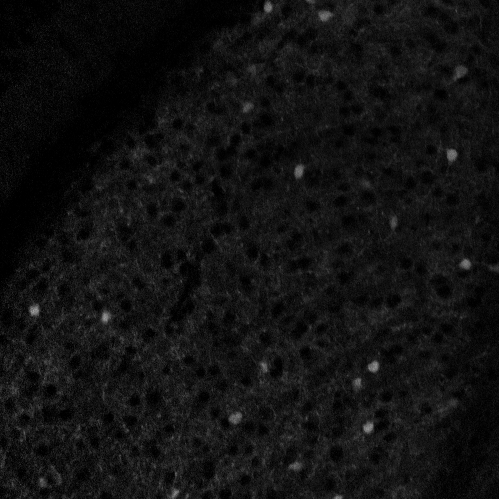
#> input picture TestSection/Stitched_Z281.tif, 998 x 998 px (shown at 1/2 size); its folder holds only this picture in this run
$ python cctn_v2.py   (Python 2 division)   (older library calls are emulated)
#> lines starting #> are read from the running program, lines starting #| are printed output that depends on the picture; after the words box and inside, x2 and y2 are one past the last pixel; in counts of white or black regions, pixels touching at a corner belong together
### cctn/filters/rollingballfilt.py
import numpy as np
import scipy.ndimage as ndi
from scipy.ndimage._ni_support import _normalize_sequence

def rolling_ball_filter(data, ball_radius, spacing=None, top=False, **kwargs):
    """Rolling ball filter implemented with morphology operations

    This implenetation is very similar to that in ImageJ and uses a top hat transform
    with a ball shaped structuring element
    https://en.wikipedia.org/wiki/Top-hat_transform

    Parameters
    ----------
    data : ndarray type uint8
        image data (assumed to be on a regular grid)
    ball_radius : float
        the radius of the ball to roll
    spacing : int or sequence
        the spacing of the image data
    top : bool
        whether to roll the ball on the top or bottom of the data
    kwargs : key word arguments
        these are passed to the ndimage morphological operations

    Returns
    -------
    data_nb : ndarray
        data with background subtracted as uint8
    bg : ndarray
        background that was subtracted from the data
    """
    data = data.astype(np.int16)
    ndim = data.ndim
    if spacing is None:
        spacing = _normalize_sequence(1, ndim)
    else:
        spacing = _normalize_sequence(spacing, ndim)

    radius = np.asarray(_normalize_sequence(ball_radius, ndim))
    mesh = np.array(np.meshgrid(*[np.arange(-r, r + s, s) for r, s in zip(radius, spacing)], indexing="ij"))
    structure = 2 * np.sqrt(2 - ((mesh / radius.reshape(-1, *((1,) * ndim)))**2).sum(0))
    structure[~np.isfinite(structure)] = 0
    if not top:
        # ndi.white_tophat(y, structure=structure, output=background)
        background = ndi.grey_erosion(data, structure=structure, **kwargs)
        background = ndi.grey_dilation(background, structure=structure, **kwargs)
    else:
        # ndi.black_tophat(y, structure=structure, output=background)
        background = ndi.grey_dilation(data, structure=structure, **kwargs)
        background = ndi.grey_erosion(background, structure=structure, **kwargs)

    data_corr = data - background
    data_corr[data_corr<0] = 0

    return data_corr.astype(np.uint8), background.astype(np.uint8)

### cctn/filters/circthresh.py
#============================================================================================
# Circularity Based Thresholding Function
# Author: Gerald M
#
# This function returns the threshold at which the image has the highest mean circularity.
#============================================================================================

import scipy.ndimage
from scipy.optimize import curve_fit
import numpy as np
import math, csv
from multiprocessing import Pool, cpu_count, Array, Manager
from functools import partial
from skimage.measure import regionprops, label
from PIL import Image
import matplotlib.pyplot as plt

def func(x, a, x0, sigma):
    return a*np.exp(-(x-x0)**2/(2*sigma**2))

def circularity(thresh, A, SIZE):
    A_thresh = (A>thresh).astype(int)
    A_thresh = scipy.ndimage.morphology.binary_fill_holes(A_thresh).astype(int)

    #Image.fromarray(A_thresh.astype(float)).save('/Users/gm515/Desktop/temp/circ/'+str(thresh)+'.tif')

    A_label = label(A_thresh, connectivity=A_thresh.ndim)

    # Find circularity
    circfunc = lambda r: (4 * math.pi * r.area) / (r.perimeter * r.perimeter)

    circ = [circfunc(region) for region in regionprops(A_label) if region.area>SIZE and region.area<SIZE*10 and region.perimeter>0]

    if len(circ)>0:
        return np.mean(np.array(circ))
    else:
        return 0.

def circthresh(A,SIZE,THRESHLIM):
    thresh_int = 2
    thresh_all = np.arange(np.min(A),np.max(A),thresh_int)

    # Get mean circularity
    pool = Pool(cpu_count())
    circ_all = np.squeeze(np.array([pool.map(partial(circularity, A=A, SIZE=SIZE), thresh_all)]), axis=0)
    pool.close()
    pool.join()

    # Fit a polynomial and find optimum threshold where circualrity measures are grater than 1
    # func = np.polyfit(thresh_all[circ_all>0], circ_all[circ_all>0], 2)
    # yfit = np.poly1d(func)
    # print yfit(thresh_all[circ_all>0])

    plot = False
    if plot:
        plt.figure()
        plt.plot(thresh_all, circ_all, 'xb')
        plt.plot(thresh_all[circ_all>0], yfit(thresh_all[circ_all>0]), '-r')
        plt.savefig('/Users/gm515/Desktop/test/fig.png')

    #T = thresh_all[np.where(yfit(thresh_all[circ_all>0]) == np.max(yfit(thresh_all[circ_all>0])))]
    T = thresh_all[np.argmax(circ_all>0.8)]

    # If threshold from fit is less than minimum threshold limit, set optimum threshold to minimum
    if T<THRESHLIM:
        T = THRESHLIM

    return T

### cctn/cctn_v2.py
#============================================================================================
# Cell Counting in Target Nuclei Script
# Author: Gerald M
#
# This script performs automated cell counting in anatomical structures of interest, or a
# a stack of TIFFs. It works by first determining an ideal threshold based on the circularity
# of objects. Then by tracking cells/objects over multiple layers to account for oversampling.
# The output provides a list of coordinates for identified cells. This should then be fed
# into the image predictor to confirm whether objects are cells or not.
#
# Version 2 - v2
# This version differes from original by removing all empty rows and columns to further
# crop each image. In addition, a rolling ball background subtration is used to remove
# uneven background and generally help the cell segmentation process.
#
# Instructions:
# 1) Go to the user defined parameters from roughly line 80
# 2) Make changes to those parameters as neccessary
# 3) Execute the code in a Python IDE
#============================================================================================

################################################################################
## Module import
################################################################################

import os, time, numpy, math, json, warnings, csv, sys, collections, cv2
import numpy as np
import nibabel as nib
import matplotlib.pyplot as plt
import scipy.misc as sc
import scipy.ndimage as ndimage
from filters.gaussmedfilt import gaussmedfilt
from filters.medfilt import medfilt
from filters.circthresh import circthresh
from skimage.measure import regionprops, label
from PIL import Image
from skimage import io
from natsort import natsorted
from filters.rollingballfilt import rolling_ball_filter

os.environ['TF_CPP_MIN_LOG_LEVEL']='2'
warnings.simplefilter('ignore', Image.DecompressionBombWarning)
Image.MAX_IMAGE_PIXELS = 1000000000

################################################################################
## Function definitions
################################################################################

def distance(a, b):
    return (a[0] - b[0])**2  + (a[1] - b[1])**2

# [30 lines left out: functions get_children, get_structure, not called in this run]

if __name__ == '__main__':
    ################################################################################
    ## User defined parameters - please fill in the parameters in this section only
    ################################################################################

    # Do you want to use a mask taken from a registered segmentation atlas
    mask = False

    # Do you want to perform over sampling correction?
    # Cells within a radius on successive images will be counted as one cell
    over_sample = True

    # The following is redundant and will be included when considering volume and density
    # xy_res = 10
    # z_res = 5

    # If you are using a mask, input the mask path and the structures you want to count within
    # E.g. 'LGd, LGv, IGL, RT'
    if mask:
        mask_path = '/mnt/TissueCyte80TB/181012_Gerald_KO/ko-Mosaic/SEGMENTATION_RES.tif'
        structure_list = 'LGd'#,LGv,IGL,RT,LP,VPM,VPL,APN,ZI,LD'

    # Input details for the cell morphology
    # Can be left as default values
    size = 85.
    radius = 12.

    # Input the directory path of the TIFF images for counting
    count_path = '../TestSection'

    # Of the images in the above directory, how many will be counted?
    # Number of files [None,None] for all, or [start,end] for specific range
    number_files = [1,1]

    # Do you want to use the custom donut median filter?
    use_medfilt = False

    # For the circularity threshold, what minimum background threshold should be set
    # You can estimate this by loading an image in ImageJ, perform a gaussian filter radius 3, then perform a rolling ball background subtraction radius 8, and choose a threshold which limits remaining background signal
    bg_thresh = 5

    ################################################################################
    ## Initialisation
    ################################################################################

    # Create directory to hold the counts in same folder as the images
    if not os.path.exists(count_path+'/counts'):
        os.makedirs(count_path+'/counts')

    # List of files to count
    count_files = []
    count_files += [each for each in os.listdir(count_path) if each.endswith('.tif')]
    count_files = natsorted(count_files)
    if number_files[0] != None:
        count_files = count_files[number_files[0]-1:number_files[1]]
    print 'Counting in files: '+count_files[0]+' to '+count_files[-1]

    ################################################################################
    ## Retrieving structures IDs
    ################################################################################

    if mask:
        #path = raw_input('NII/TIFF file path (drag-and-drop): ').rstrip()
        file, extension = os.path.splitext(mask_path)
        if extension == '.nii':
            seg = nib.load(mask_path).get_data()
        else:
            seg = io.imread(mask_path)
        print 'Loaded segmentation data'

    ids = []
    acr = []
    if mask:
        anno_file = json.load(open('2017_annotation_structure_info.json'))
        structure_list = [x.strip() for x in structure_list.lower().split(",")]
        for elem in structure_list:
            a, i = get_structure(anno_file['children'], elem)[1:]
            ids.extend(i)
            acr.extend(a)
    else:
        ids.extend('none')
        acr.extend('none')
    print 'Counting in structures: '+str(acr)

    ################################################################################
    ## Counting
    ################################################################################

    tstart = time.time()

    temp = Image.open(count_path+'/'+count_files[0])
#> temp is the input picture: PIL image 998x998 L; min 0, max 184, mean 17.6
    temp_size = temp.size
    temp = None
    if mask:
        scale = float(temp_size[1])/seg[1].shape[0]

    structure_index = 0

    for name, structure in zip(acr,ids):
        print 'Counting in '+str(name)
        proceed = True

        # Dictionary to store centroids - each key is a new slice number
        total_cells = dict()

        ################################################################################
        ## Obtain crop information for structure if mask required
        ################################################################################
        if mask:
            index = np.array([[],[],[]])
            if structure in seg:
                index = np.concatenate((index, np.array(np.nonzero(structure == seg))), axis=1)
            else:
                proceed = False

            if index.size > 0:
                zmin = int(index[0].min())
                zmax = int(index[0].max())
            else:
                proceed = False
        else:
            zmin = 0
            zmax = len(count_files)

        ################################################################################
        ## Check whether to proceed with the count
        ################################################################################
        if proceed:
            ################################################################################
            ## Loop through slices based on cropped boundaries
            ################################################################################
            for slice_number in range(zmin,zmax):
                # Load image and convert to dtype=float and scale to full 255 range
                image = Image.open(count_path+'/'+count_files[slice_number])
                image = np.array(image).astype(float)
                image = np.multiply(np.divide(image,np.max(image)), 255.)

                # Apply mask if required
                if mask:
                    mask_image = np.array(Image.fromarray(seg[slice_number]).resize(tuple([int(x) for x in temp_size]), Image.NEAREST))
                    mask_image[mask_image!=structure] = 0
                    image[mask_image==0] = 0

                    # Crop image with idx
                    mask_image = image>0
                    idx = np.ix_(mask_image.any(1),mask_image.any(0))
                    mask_image = None
                    row_idx = idx[0].flatten()
                    col_idx = idx[1].flatten()
                    image = image[idx]
                    #Image.fromarray(np.uint8(image)*255).save('/home/gm515/Documents/Temp4/Z_'+str(slice_number)+'.tif')

                # Perform gaussian donut median filter
                if use_medfilt:
                    image = gaussmedfilt(image, 3, 1.5)
                else:
                    image = ndimage.gaussian_filter(image, sigma=(3, 3))

                if image.shape[0] != 0 and np.max(image) != 0.:
                    #image = np.multiply(np.divide(image, np.max(image)), 255.)
                    # Perform rolling ball background subtraction to remove uneven background signal
                    image, background = rolling_ball_filter(np.uint8(image), 8)
#> in rolling_ball_filter, `background = ndi.grey_erosion(data, structure=structure, **kwargs)`:
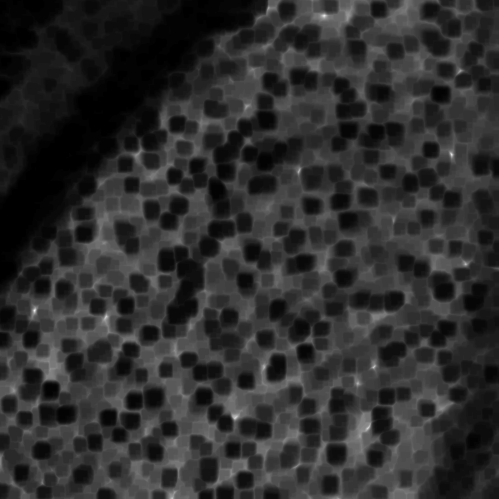
#> background: shape (998, 998) int16 (shown at 1/2 size); min -2, max 78, mean 12.6; drawn with min black and max white
#> in rolling_ball_filter, `background = ndi.grey_dilation(background, structure=structure, **kwar..`:
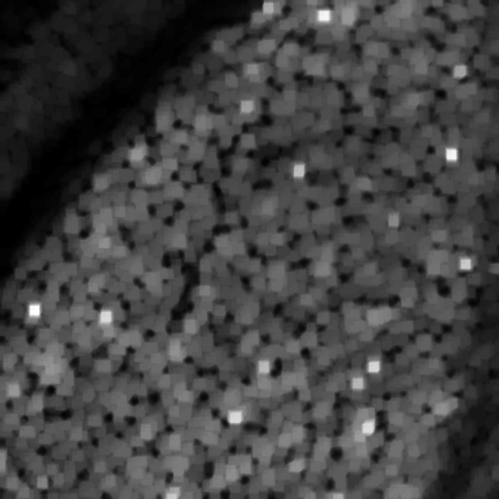
#> background: shape (998, 998) int16 (shown at 1/2 size); min 0, max 80, mean 20.6; drawn with min black and max white
#> in rolling_ball_filter, `data_corr = data - background`:
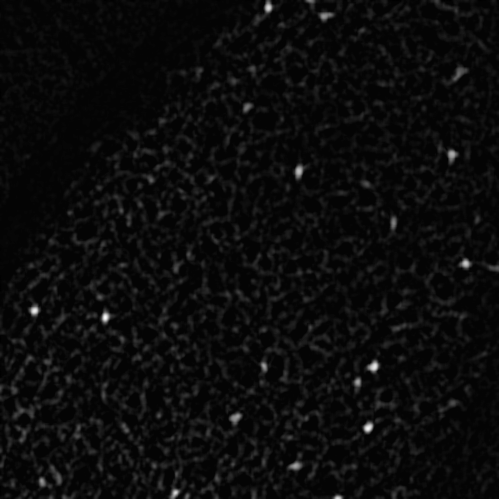
#> data_corr: shape (998, 998) int16 (shown at 1/2 size); min -2, max 110, mean 3.3; drawn with min black and max white
#> in rolling_ball_filter, `data_corr[data_corr<0] = 0`:
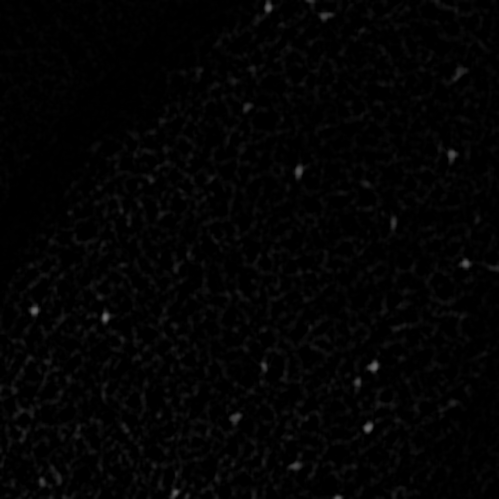
#> data_corr: shape (998, 998) int16 (shown at 1/2 size); 0.09% of pixels changed, all inside (x1, y1, x2, y2) = (0, 0, 997, 991)
                    #Image.fromarray(image).save('/home/gm515/Documents/Temp3/Z_'+str(slice_number+1)+'.tif')

                    # Perform circularity threshold
                    image = image>circthresh(image,size,bg_thresh)
#> in circthresh, `circ_all = np.squeeze(np.array([pool.map(partial(circularity, A=A, SIZ..`: circ_all = 55 values, max 1.02 at index 31, min 0 at index 43, mean 0.68
#> in circthresh, `T = thresh_all[np.argmax(circ_all>0.8)]`: T = 20
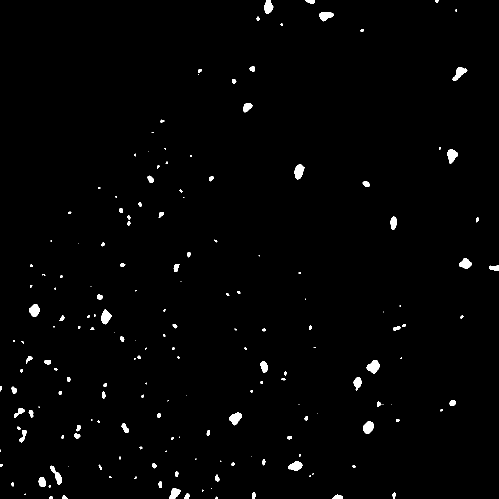
#> image: shape (998, 998) bool (shown at 1/2 size); 1.3% white; 181 white regions (71 under 20 px), largest, box (x1, y1, x2, y2) and area: (733, 720, 759, 747) 457, (589, 329, 610, 359) 418, (458, 825, 484, 851) 406
                    #Image.fromarray(np.uint8(image)*255).save('/home/gm515/Documents/Temp3/Z_'+str(slice_number+1)+'.tif')

                    # Remove objects smaller than chosen size
                    image_label = label(image, connectivity=image.ndim)
#> image_label: shape (998, 998) int32; 182 distinct labels, from 0 to 181

                    circfunc = lambda r: (4 * math.pi * r.area) / ((r.perimeter * r.perimeter) + 0.00000001)

                    # Centroids returns (row, col) so switch over
                    circ = [circfunc(region) for region in regionprops(image_label)]
#> circ = 181 values, max 2.51e+09 at index 11, min 0.424 at index 158, mean 159683164
                    areas = [region.area for region in regionprops(image_label)]
#> areas = 181 values, max 457 at index 97, min 1 at index 19, mean 68.96
                    labels = [region.label for region in regionprops(image_label)]
#> labels = 181 values from 1 to 181
                    centroids = [region.centroid for region in regionprops(image_label)]
#> centroids = 181 pairs, first value 1.83 to 995.6, second value 0.429 to 988.6

                    # Convert coordinate of centroid to coordinate of whole image
#> (the run stopped early here; a loop or call above may not have finished)

$ run again, on TestSection/Stitched_Z291.tif
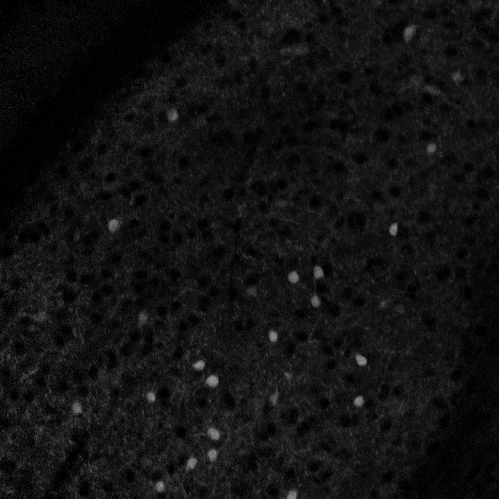
#> input picture TestSection/Stitched_Z291.tif, 998 x 998 px (shown at 1/2 size)
#> temp is the input picture: PIL image 998x998 L; min 0, max 175, mean 18
#> in rolling_ball_filter, `data_corr[data_corr<0] = 0`:
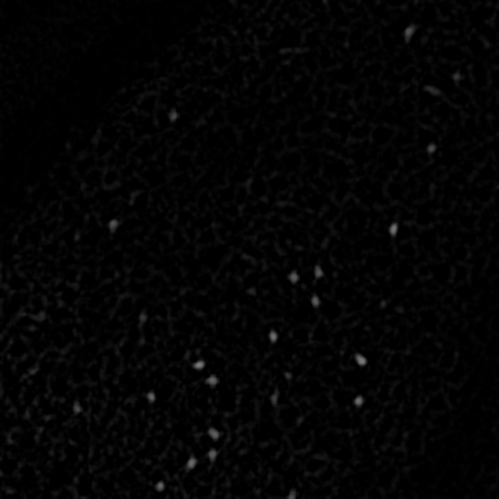
#> data_corr: shape (998, 998) int16 (shown at 1/2 size); min 0, max 125, mean 3.6
#> circ_all = 63 values, max 0.991 at index 36, min 0 at index 53, mean 0.742
#> T = 20
#> `image = image>circthresh(image,size,bg_thresh)`:
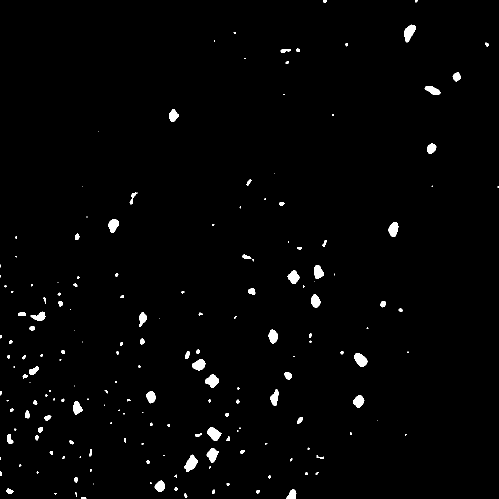
#> image: shape (998, 998) bool (shown at 1/2 size); 1.5% white; 184 white regions (79 under 20 px), largest, box (x1, y1, x2, y2) and area: (369, 909, 396, 944) 520, (808, 49, 832, 85) 505, (708, 706, 735, 733) 487
#> image_label: shape (998, 998) int32; 185 distinct labels, from 0 to 184
#> circ = 184 values, max 2.51e+09 at index 47, min 0.403 at index 23, mean 116102338.4
#> areas = 184 values, max 520 at index 152, min 1 at index 16, mean 78.68
#> labels = 184 values from 1 to 184
#> centroids = 184 pairs, first value 1.67 to 995.8, second value 0 to 996.2

$ run again, on TestSection/Stitched_Z292.tif
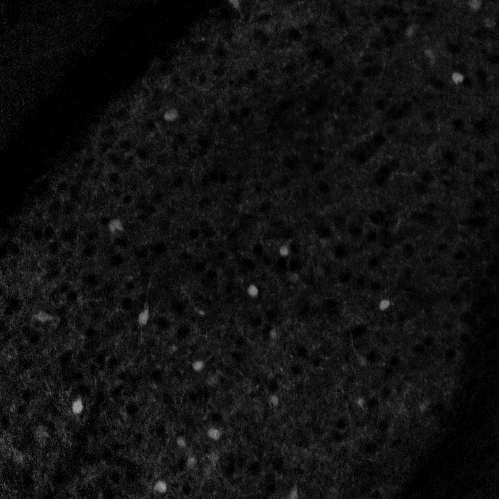
#> input picture TestSection/Stitched_Z292.tif, 998 x 998 px (shown at 1/2 size)
#> temp is the input picture: PIL image 998x998 L; min 0, max 188, mean 17.5
#> in rolling_ball_filter, `data_corr[data_corr<0] = 0`:
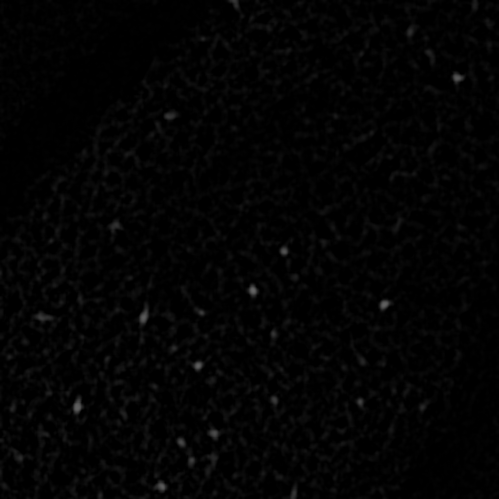
#> data_corr: shape (998, 998) int16 (shown at 1/2 size); min 0, max 102, mean 3.2
#> circ_all = 51 values, max 1.02 at index 41, min 0 at index 44, mean 0.748
#> T = 24
#> `image = image>circthresh(image,size,bg_thresh)`:
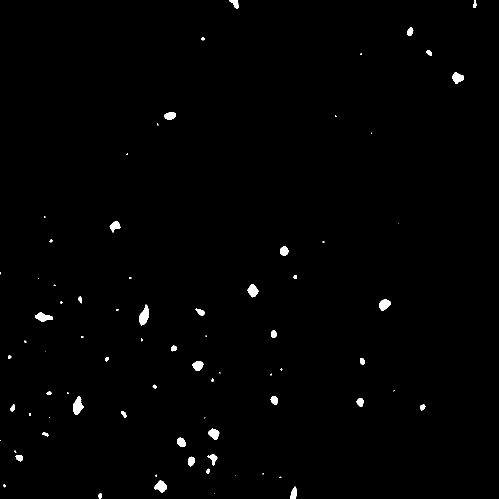
#> image: shape (998, 998) bool (shown at 1/2 size); 0.79% white; 77 white regions (35 under 20 px), largest, box (x1, y1, x2, y2) and area: (278, 609, 298, 651) 507, (146, 793, 167, 829) 490, (70, 624, 106, 644) 402
#> image_label: shape (998, 998) int32; 78 distinct labels, from 0 to 77
#> circ = 77 values, max 2.51e+09 at index 57, min 0.544 at index 64, mean 97919772.2
#> areas = 77 values, max 507 at index 27, min 1 at index 14, mean 102.1
#> labels = 77 values from 1 to 77
#> centroids = 77 pairs, first value 6.33 to 991.6, second value 0.375 to 949.4
